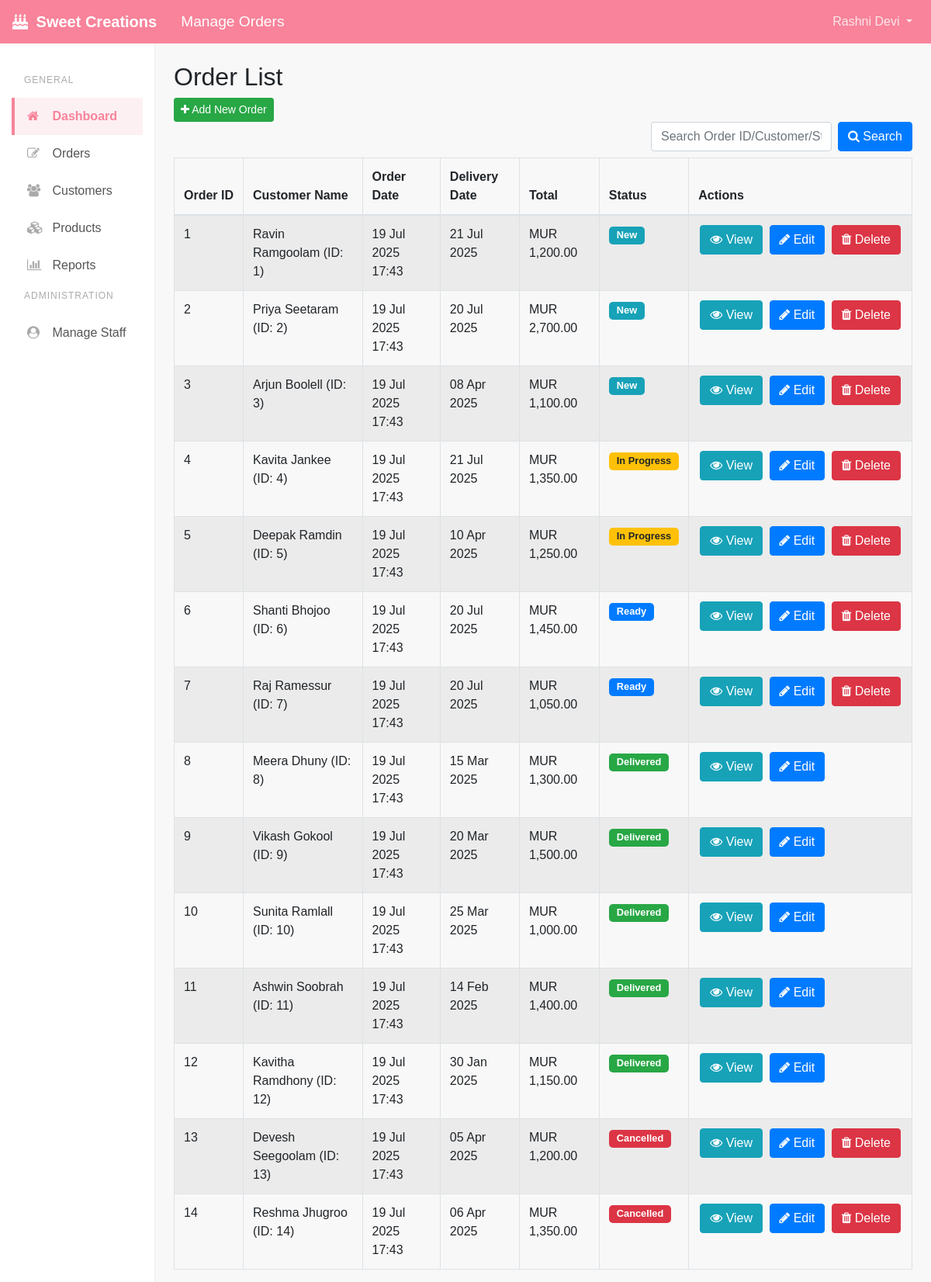
The app's page /orders/orders.php (signed in) with its own data.
### tables this page shows
CREATE TABLE `ORDERS` (
  `order_id` int(11) NOT NULL AUTO_INCREMENT,
  `customer_id` int(11) NOT NULL,
  `user_id` int(11) NOT NULL,  
  `order_date` datetime NOT NULL DEFAULT CURRENT_TIMESTAMP,
  `delivery_date` date NOT NULL,
  `delivery_time` varchar(10) DEFAULT NULL,  
  `delivery_address` text,
  `order_status` varchar(50) NOT NULL DEFAULT 'New',  
  `total_amount` decimal(10,2) NOT NULL DEFAULT '0.00',
  `is_paid` tinyint(1) NOT NULL DEFAULT '0',
  `special_requirements` text,
  PRIMARY KEY (`order_id`),
  KEY `customer_id` (`customer_id`),
  KEY `user_id` (`user_id`),
  CONSTRAINT `orders_ibfk_1` FOREIGN KEY (`customer_id`) REFERENCES `CUSTOMERS` (`customer_id`),
  CONSTRAINT `orders_ibfk_2` FOREIGN KEY (`user_id`) REFERENCES `USERS` (`user_id`)
);

CREATE TABLE `CUSTOMERS` (
  `customer_id` int(11) NOT NULL AUTO_INCREMENT,
  `full_name` varchar(100) NOT NULL,
  `phone_number` varchar(20) NOT NULL,  
  `email` varchar(100) DEFAULT NULL,
  `address` text,
  `date_added` datetime NOT NULL DEFAULT CURRENT_TIMESTAMP,
  `notes` text,
  PRIMARY KEY (`customer_id`)
);

### includes/functions.php (called while the page is built, shortened)
<?php
function connectDB() {
    $dsn = 'mysql:host=' . DB_HOST . ';dbname=' . DB_NAME . ';charset=utf8mb4';
    $options = [
        PDO::ATTR_ERRMODE            => PDO::ERRMODE_EXCEPTION,
        PDO::ATTR_DEFAULT_FETCH_MODE => PDO::FETCH_ASSOC,
        PDO::ATTR_EMULATE_PREPARES   => false,
    ];
    try {
        $pdo = new PDO($dsn, DB_USER, DB_PASS, $options);
        return $pdo;
    } catch (PDOException $e) {
        error_log("Database Connection Error: " . $e->getMessage());
        echo "Error connecting to the database. Please check configuration or contact support.";
        exit;
    }
}
function formatCurrency($amount, $default = 'N/A') {
    return 'MUR ' . number_format((float)$amount, 2, '.', ',');
}
function formatDate($mysqlDateTime, $format = 'd M Y', $default = 'N/A') {
    try {
        $date = new DateTime($mysqlDateTime);
        return $date->format($format);
    } catch (Exception $e) {
        return $default;
    }
}
function getAllOrders($orderBy = 'order_date', $orderDir = 'DESC', $joinCustomer = true) {
    $conn = connectDB();
    $validColumns = ['o.order_id', 'o.order_date', 'o.delivery_date', 'o.total_amount', 'o.order_status', 'c.full_name'];
    $orderBy = in_array($orderBy, $validColumns) ? $orderBy : 'o.order_date';
    $orderDir = strtoupper($orderDir) === 'ASC' ? 'ASC' : 'DESC';
    try {
        $selectFields = "o.order_id, o.customer_id, o.user_id, o.order_date, o.delivery_date, o.delivery_time, o.delivery_address, o.order_status, o.total_amount, o.is_paid";
        $fromClause = "FROM ORDERS o";
        $joinClause = "";
        if ($joinCustomer) {
            $selectFields .= ", c.full_name as customer_name";
            $joinClause = " JOIN CUSTOMERS c ON o.customer_id = c.customer_id";
        }
        $sql = "SELECT " . $selectFields . " " . $fromClause . $joinClause . " ORDER BY " . $orderBy . " " . $orderDir;
        $stmt = $conn->query($sql);
        return $stmt->fetchAll(PDO::FETCH_ASSOC);
    } catch (PDOException $e) {
        error_log("Get all orders error: " . $e->getMessage());
        return [];
    } finally {
        $conn = null;
    }
}
?>

### orders/orders.php (the view, shortened to what this page needs)
<?php
require_once '../includes/functions.php';
$searchTerm = isset($_GET['search']) ? trim($_GET['search']) : '';
$isSearch = !empty($searchTerm);
if ($isSearch) {
    $orders = searchOrders($searchTerm);
} else {
    $orders = getAllOrders();
}
include '../includes/header.php';
?>
<div class="row">
    <div class="col-md-12">
        <div class="x_panel">
            <div class="x_title">
                <h2>Order List</h2>
                 <ul class="nav navbar-right panel_toolbox">
                    <li><a href="add_order.php" class="btn btn-success btn-sm"><i class="fa fa-plus"></i> Add New Order</a></li>
                </ul>
            </div>
            <div class="x_content">
                <div class="row">
                    <div class="col-md-6 offset-md-6">
                         <form action="orders.php" method="get" class="form-inline float-right">
                            <div class="form-group mr-2 mb-2">
                                <input type="text" name="search" class="form-control" placeholder="Search Order ID/Customer/Status/Address/Date..." title="Search across order details, customer names, order status, delivery addresses, and delivery dates (YYYY-MM-DD, DD/MM/YYYY, or DD MMM YYYY)" value="<?php echo htmlspecialchars($searchTerm); ?>">
                            </div>
                            <button type="submit" class="btn btn-primary mb-2"><i class="fa fa-search"></i> Search</button>
                        </form>
                    </div>
                </div>
                <?php if ($isSearch && empty($orders)): ?>
                     <div class="alert alert-warning mt-3">No orders found matching your search term: "<?php echo htmlspecialchars($searchTerm); ?>". <a href="orders.php">Show all orders.</a></div>
                <?php elseif (!$isSearch && empty($orders)): ?>
                    <div class="alert alert-info">No orders found yet. <a href="add_order.php">Create the first one!</a></div>
                <?php else: ?>
                    <table class="table table-striped table-bordered orders-table">
                        <thead>
                            <tr>
                                <th>Order ID</th>
                                <th>Customer Name</th>
                                <th>Order Date</th>
                                <th>Delivery Date</th>
                                <th>Total</th>
                                <th>Status</th>
                                <th style="width: 20%;">Actions</th>
                            </tr>
                        </thead>
                        <tbody>
                            <?php foreach ($orders as $order): ?>
                            <tr>
                                <td><?php echo $order['order_id']; ?></td>
                                <td><?php echo htmlspecialchars($order['customer_name']); ?> (ID: <?php echo $order['customer_id']; ?>)</td>
                                <td><?php echo formatDate($order['order_date'], 'd M Y H:i'); ?></td>
                                <td><?php echo formatDate($order['delivery_date'], 'd M Y'); ?></td>
                                <td><?php echo formatCurrency($order['total_amount']); ?></td>
                                <td>
                                    <span class="badge badge-<?php
                                        switch(strtolower($order['order_status'])) {
                                            case 'new': echo 'info'; break;
                                            case 'in progress': echo 'warning'; break;
                                            case 'ready': echo 'primary'; break;
                                            case 'delivered': echo 'success'; break;
                                            case 'cancelled': echo 'danger'; break;
                                        }
                                    ?>">
                                        <?php echo htmlspecialchars($order['order_status']); ?>
                                    </span>
                                </td>
                                <td>
                                    <a href="view_order.php?id=<?php echo $order['order_id']; ?>" class="btn btn-info btn-xs"><i class="fa fa-eye"></i> View</a> <a href="edit_order.php?id=<?php echo $order['order_id']; ?>" class="btn btn-primary btn-xs"><i class="fa fa-pencil"></i> Edit</a>
                                    <?php
                                    if (strtolower($order['order_status']) != 'delivered'):
                                    ?>
                                        <a href="delete_order.php?id=<?php echo $order['order_id']; ?>" class="btn btn-danger btn-xs" onclick="return confirm('Are you sure you want to delete this order? This cannot be undone and will also delete all associated items.');"><i class="fa fa-trash"></i> Delete</a>
                                    <?php endif; ?>
                                </td>
                            </tr>
                            <?php endforeach; ?>
                        </tbody>
                    </table>
                <?php endif; ?>
            </div>
        </div>
    </div>
</div>
<?php
include '../includes/footer.php';
?>

### assets/css/app.css (style rules this page uses)
.table .btn-xs { margin: 0 2px; min-width: 60px; }
.orders-table th:nth-child(1), .orders-table td:nth-child(1) { width: 1%; white-space: nowrap; }
.orders-table th:nth-child(7), .orders-table td:nth-child(7) { min-width: 180px; white-space: nowrap; }
.table { table-layout: auto; }
.table th, .table td { word-wrap: break-word; }
:root { --sweet-pink: #f8839a; --sweet-light-gray: #f8f8f8; --sweet-text-color: #555; --sweet-sidebar-bg: #ffffff; --sweet-sidebar-link-color: #555; --sweet-sidebar-link-active-color: var(--sweet-pink); --sweet-sidebar-link-active-bg: #fdf0f3; }
body { font-family: sans-serif; background-color: var(--sweet-light-gray); }
.badge { border-radius: 5px; padding: 5px 10px; font-size: 0.8em; font-weight: bold; }

### records on screen
orders: order_id "1", customer.full_name "Ravin Ramgoolam", customer "1", order_date "19 Jul 2025 17:43", delivery_date "21 Jul 2025", total_amount "MUR 1,200.00", order_status "New"
orders: order_id "2", customer.full_name "Priya Seetaram", customer "2", order_date "19 Jul 2025 17:43", delivery_date "20 Jul 2025", total_amount "MUR 2,700.00", order_status "New"
orders: order_id "3", customer.full_name "Arjun Boolell", customer "3", order_date "19 Jul 2025 17:43", delivery_date "08 Apr 2025", total_amount "MUR 1,100.00", order_status "New"
orders: order_id "4", customer.full_name "Kavita Jankee", customer "4", order_date "19 Jul 2025 17:43", delivery_date "21 Jul 2025", total_amount "MUR 1,350.00", order_status "In Progress"
orders: order_id "5", customer.full_name "Deepak Ramdin", customer "5", order_date "19 Jul 2025 17:43", delivery_date "10 Apr 2025", total_amount "MUR 1,250.00", order_status "In Progress"
orders: order_id "6", customer.full_name "Shanti Bhojoo", customer "6", order_date "19 Jul 2025 17:43", delivery_date "20 Jul 2025", total_amount "MUR 1,450.00", order_status "Ready"
orders: order_id "7", customer.full_name "Raj Ramessur", customer "7", order_date "19 Jul 2025 17:43", delivery_date "20 Jul 2025", total_amount "MUR 1,050.00", order_status "Ready"
orders: order_id "8", customer.full_name "Meera Dhuny", customer "8", order_date "19 Jul 2025 17:43", delivery_date "15 Mar 2025", total_amount "MUR 1,300.00", order_status "Delivered"
orders: order_id "9", customer.full_name "Vikash Gokool", customer "9", order_date "19 Jul 2025 17:43", delivery_date "20 Mar 2025", total_amount "MUR 1,500.00", order_status "Delivered"
orders: order_id "10", customer.full_name "Sunita Ramlall", customer "10", order_date "19 Jul 2025 17:43", delivery_date "25 Mar 2025", total_amount "MUR 1,000.00", order_status "Delivered"
orders: order_id "11", customer.full_name "Ashwin Soobrah", customer "11", order_date "19 Jul 2025 17:43", delivery_date "14 Feb 2025", total_amount "MUR 1,400.00", order_status "Delivered"
orders: order_id "12", customer.full_name "Kavitha Ramdhony", customer "12", order_date "19 Jul 2025 17:43", delivery_date "30 Jan 2025", total_amount "MUR 1,150.00", order_status "Delivered"
orders: order_id "13", customer.full_name "Devesh Seegoolam", customer "13", order_date "19 Jul 2025 17:43", delivery_date "05 Apr 2025", total_amount "MUR 1,200.00", order_status "Cancelled"
orders: order_id "14", customer.full_name "Reshma Jhugroo", customer "14", order_date "19 Jul 2025 17:43", delivery_date "06 Apr 2025", total_amount "MUR 1,350.00", order_status "Cancelled"

### other values on screen
$pageTitle "Manage Orders"
$_SESSION['full_name'] "Rashni Devi"
